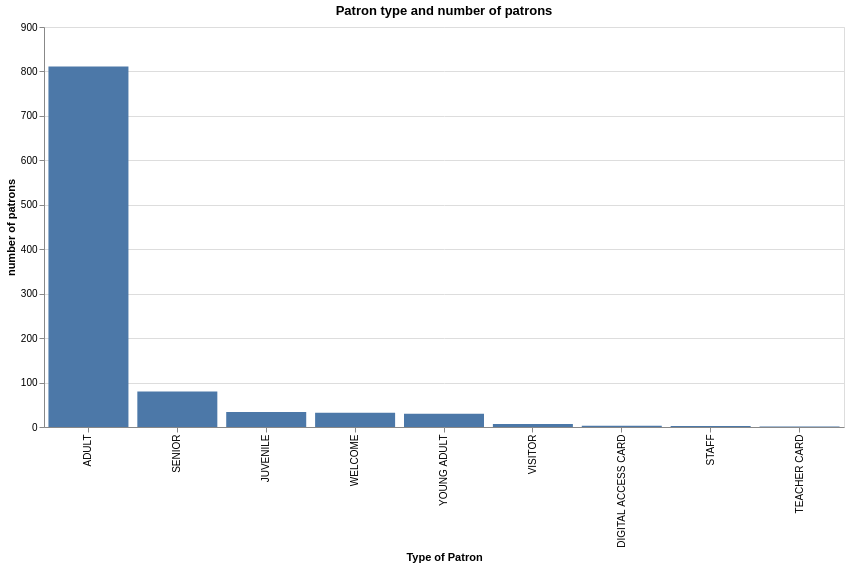

This figure's notebook cell:
### Code cell
alt.Chart(library).mark_bar().encode(
    x=alt.X("Patron Type Definition", title="Type of Patron", sort="-y"),
    y=alt.Y("count()", title="number of patrons"),
    tooltip=[

        alt.Tooltip("Patron Type Code", title='Type of patron'),
        alt.Tooltip("count()", title='count'),

    ]
).properties(
    width=800, height=400, title="Patron type and number of patrons"
)

### Figure 1 — Vega specification as saved in the notebook (floating-point values rounded to 4 significant figures)
{"$schema": "https://vega.github.io/schema/vega/v6.json", "data": [{"name": "source_0"}, {"name": "data_0", "values": [{"Patron Type Code": 0, "Patron Type Definition": "ADULT", "__count": 811}, {"Patron Type Code": 1, "Patron Type Definition": "JUVENILE", "__count": 34}, {"Patron Type Code": 4, "Patron Type Definition": "WELCOME", "__count": 32}, {"Patron Type Code": 3, "Patron Type Definition": "SENIOR", "__count": 80}, {"Patron Type Code": 2, "Patron Type Definition": "YOUNG ADULT", "__count": 30}, {"Patron Type Code": 5, "Patron Type Definition": "STAFF", "__count": 2}, {"Patron Type Code": 10, "Patron Type Definition": "VISITOR", "__count": 7}, {"Patron Type Code": 16, "Patron Type Definition": "DIGITAL ACCESS CARD", "__count": 3}, {"Patron Type Code": 15, "Patron Type Definition": "TEACHER CARD", "__count": 1}]}, {"name": "source_0_x_domain_Patron Type Definition", "values": [{"Patron Type Definition": "ADULT", "sort_field": 811}, {"Patron Type Definition": "JUVENILE", "sort_field": 34}, {"Patron Type Definition": "WELCOME", "sort_field": 32}, {"Patron Type Definition": "SENIOR", "sort_field": 80}, {"Patron Type Definition": "YOUNG ADULT", "sort_field": 30}, {"Patron Type Definition": "STAFF", "sort_field": 2}, {"Patron Type Definition": "VISITOR", "sort_field": 7}, {"Patron Type Definition": "DIGITAL ACCESS CARD", "sort_field": 3}, {"Patron Type Definition": "TEACHER CARD", "sort_field": 1}]}, {"name": "data_0_y_domain___count", "values": [{"min": 1, "max": 811}]}], "marks": [{"type": "rect", "name": "marks", "from": {"data": "data_0"}, "encode": {"update": {"y": {"field": "__count", "scale": "y"}, "width": {"signal": "max(0.25, bandwidth('x'))"}, "tooltip": {"signal": "{\"Type of patron\": format(datum[\"Patron Type Code\"], \"\"), \"count\": format(datum[\"__count\"], \"\")}"}, "x": {"field": "Patron Type Definition", "scale": "x"}, "y2": {"value": 0, "scale": "y"}, "fill": {"value": "#4c78a8"}}}, "style": ["bar"]}], "scales": [{"name": "x", "type": "band", "domain": {"data": "source_0_x_domain_Patron Type Definition", "field": "Patron Type Definition", "sort": {"op": "max", "field": "sort_field", "order": "descending"}}, "range": [0, {"signal": "width"}], "paddingInner": 0.1, "paddingOuter": 0.05}, {"name": "y", "type": "linear", "domain": [{"signal": "(data(\"data_0_y_domain___count\")[0] || {}).min"}, {"signal": "(data(\"data_0_y_domain___count\")[0] || {}).max"}], "range": [{"signal": "height"}, 0], "zero": true, "nice": true}], "axes": [{"scale": "y", "gridScale": "x", "maxExtent": 0, "grid": true, "zindex": 0, "domain": false, "orient": "left", "minExtent": 0, "ticks": false, "labels": false, "aria": false, "tickCount": {"signal": "ceil(height/40)"}}, {"scale": "x", "labelAngle": 270, "title": "Type of Patron", "zindex": 0, "orient": "bottom", "grid": false, "labelAlign": "right", "labelBaseline": "middle"}, {"scale": "y", "grid": false, "orient": "left", "title": "number of patrons", "tickCount": {"signal": "ceil(height/40)"}, "zindex": 0, "labelOverlap": true}], "title": {"text": "Patron type and number of patrons", "frame": "group"}, "padding": 5, "height": 400, "style": "cell", "background": "white", "width": 800}
